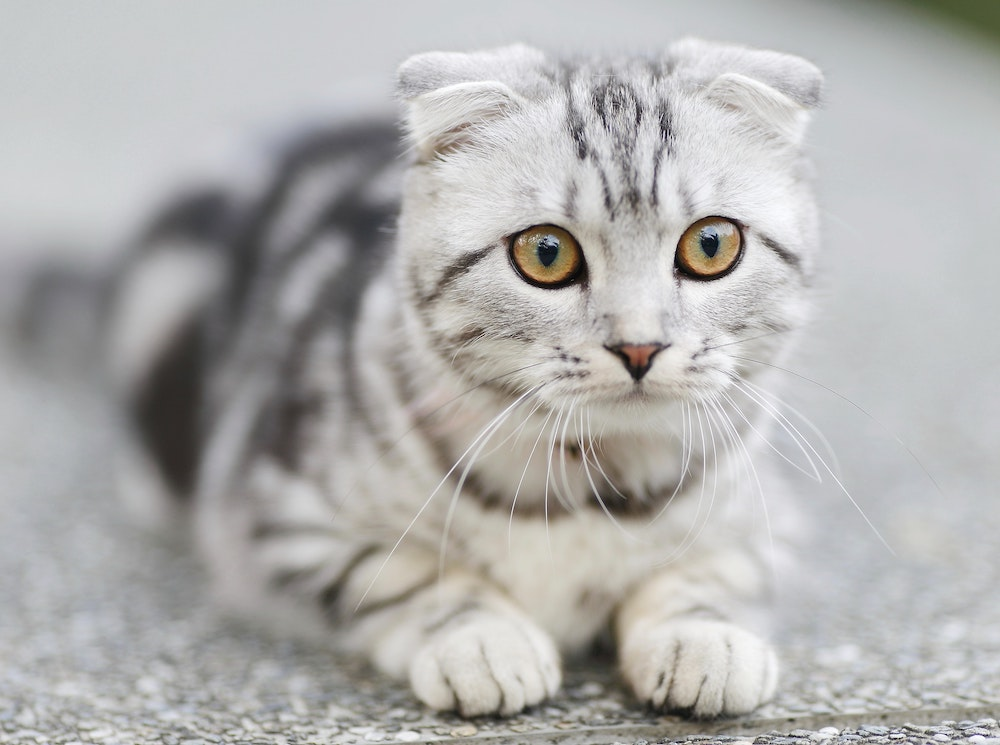
#> input picture Day1/images/cat1.jpg, 1000 x 745 px, found by its file name
$ python day4_geometric_transform.py
#> lines starting #> are read from the running program, lines starting #| are printed output that depends on the picture
"""
OpenCV 28天学习计划 — Day4：基础几何变换

【项目介绍】
本项目是 OpenCV 28 天系统学习计划，按天练习工业视觉常用技能。
Day4 学习目标：掌握图像缩放与翻转，灵活调整图像尺寸与画面方向。

【重点算子】

1. cv2.resize(src, dsize, fx, fy, interpolation)
   功能：调整图像尺寸（放大或缩小）
   参数：
     - src (ndarray)：输入图像
     - dsize (tuple，可选)：目标尺寸 (宽, 高)；设为 None 时配合 fx/fy 使用
     - fx (float，可选)：水平缩放比例，>1 放大，0~1 缩小
     - fy (float，可选)：垂直缩放比例
     - interpolation (int，可选)：插值方式，常用取值：
         cv2.INTER_LINEAR  — 双线性插值（默认，速度较快）
         cv2.INTER_AREA    — 区域插值（缩小图像时效果较好）
         cv2.INTER_CUBIC   — 双三次插值（放大时较平滑，速度较慢）
         cv2.INTER_NEAREST — 最近邻插值（速度最快，易有锯齿）
   返回值：缩放后的 ndarray

2. cv2.flip(src, flipCode)
   功能：沿水平或垂直方向翻转图像（镜像）
   参数：
     - src (ndarray)：输入图像
     - flipCode (int)：翻转方式，取值：
         0  — 沿 x 轴翻转（上下镜像）
         1  — 沿 y 轴翻转（左右镜像）
         -1 — 同时水平和垂直翻转（等价旋转 180°）
   返回值：翻转后的 ndarray
"""

import os

import cv2

# 当前脚本所在目录，用于拼接相对路径
SCRIPT_DIR = os.path.dirname(os.path.abspath(__file__))
# 输入图片路径
PATH_IMG = os.path.join(SCRIPT_DIR, "images", "cat1.jpg")
# 缩放结果保存路径
PATH_RESIZE_OUT = os.path.join(SCRIPT_DIR, "output", "day4_resized.jpg")
# 左右镜像保存路径
PATH_FLIP_H_OUT = os.path.join(SCRIPT_DIR, "output", "day4_flip_horizontal.jpg")
# 上下镜像保存路径
PATH_FLIP_V_OUT = os.path.join(SCRIPT_DIR, "output", "day4_flip_vertical.jpg")

# 缩放比例（宽、高均缩小为原来的 50%）
RESIZE_SCALE = 0.5

# 读取本地图片（cv2.imread）
img = cv2.imread(PATH_IMG)
#> img is the input picture: shape (745, 1000, 3); mean B, G, R 174.3, 175.6, 176.4

# 按比例缩放，缩小图像使用 INTER_AREA 插值（cv2.resize）
img_resized = cv2.resize(img, None, fx=RESIZE_SCALE, fy=RESIZE_SCALE,
                         interpolation=cv2.INTER_AREA)
print(f"缩放：{img.shape[:2]} -> {img_resized.shape[:2]}")
#| 缩放：(745, 1000) -> (372, 500)

# 左右镜像（cv2.flip，flipCode=1）
img_flip_h = cv2.flip(img, 1)
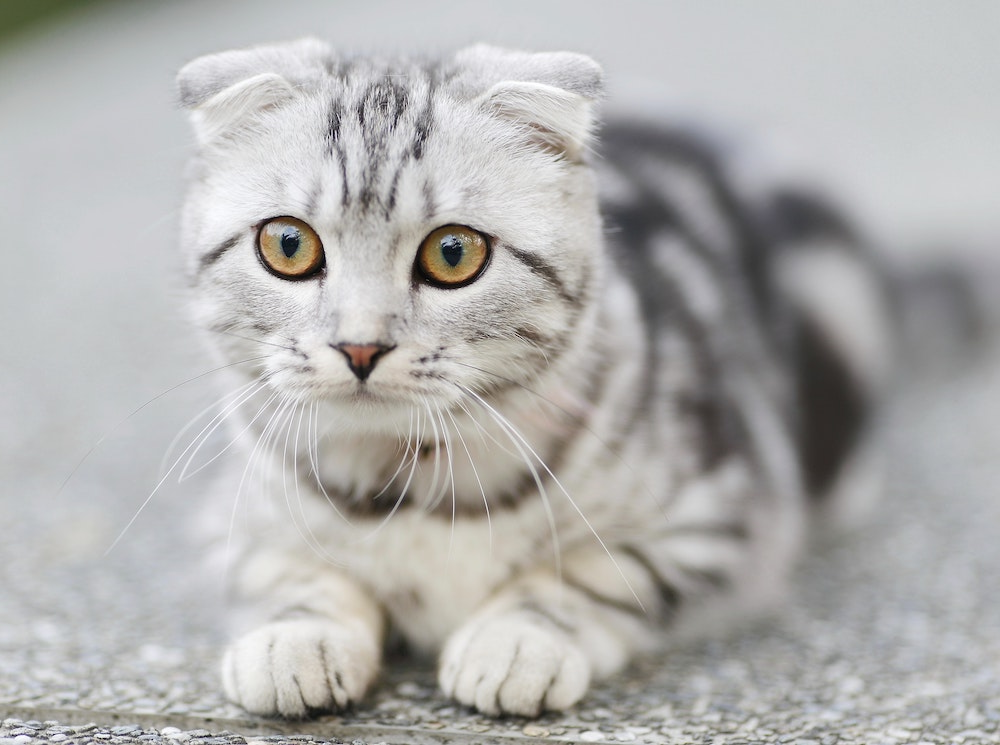
#> img_flip_h: shape (745, 1000, 3); mean B, G, R 174.3, 175.6, 176.4

# 上下镜像（cv2.flip，flipCode=0）
img_flip_v = cv2.flip(img, 0)
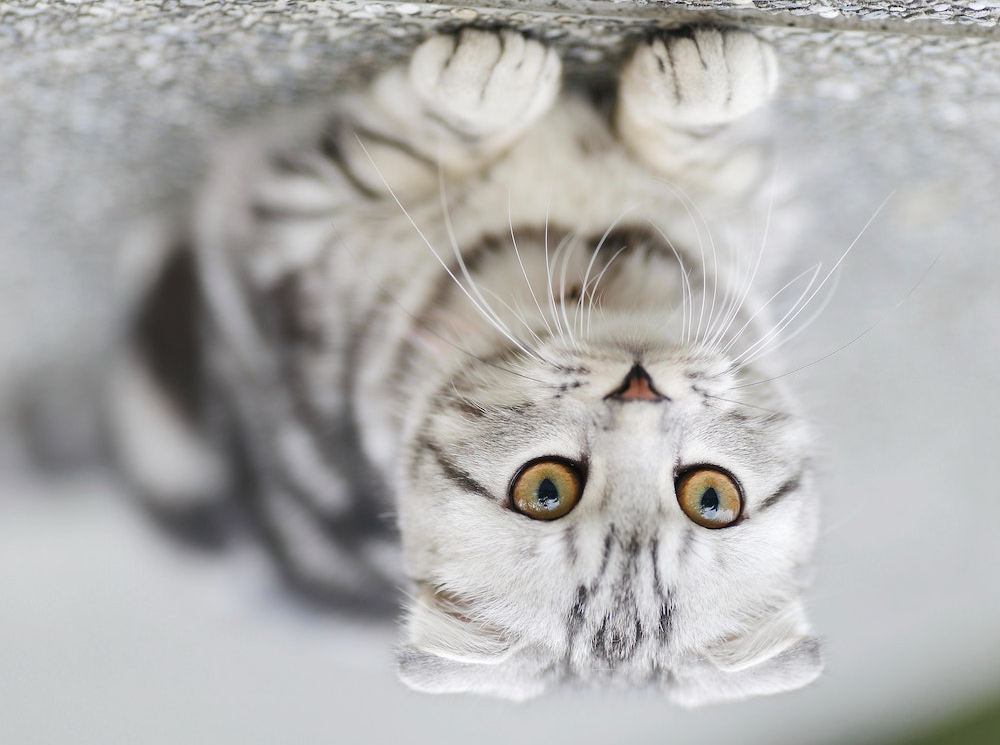
#> img_flip_v: shape (745, 1000, 3); mean B, G, R 174.3, 175.6, 176.4

# 确保 output 目录存在并保存结果（cv2.imwrite）
os.makedirs(os.path.join(SCRIPT_DIR, "output"), exist_ok=True)
cv2.imwrite(PATH_RESIZE_OUT, img_resized)
cv2.imwrite(PATH_FLIP_H_OUT, img_flip_h)
cv2.imwrite(PATH_FLIP_V_OUT, img_flip_v)

# 显示原图、缩放图与翻转结果，按任意键关闭（imshow / waitKey / destroyAllWindows）
cv2.imshow("Original", img)
cv2.imshow("Resized", img_resized)
cv2.imshow("Flip Horizontal", img_flip_h)
cv2.imshow("Flip Vertical", img_flip_v)
cv2.waitKey(0)
cv2.destroyAllWindows()

print(f"缩放图已保存：{PATH_RESIZE_OUT}")
print(f"左右镜像已保存：{PATH_FLIP_H_OUT}")
print(f"上下镜像已保存：{PATH_FLIP_V_OUT}")

$ run again, with Day4/images/dog.jpg copied over Day1/images/cat1.jpg
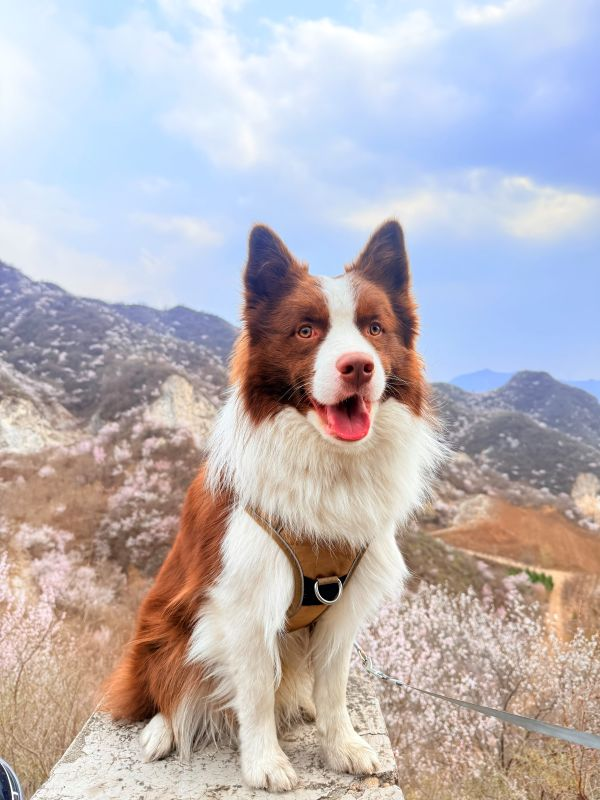
#> input picture Day4/images/dog.jpg, 600 x 800 px, found by its file name
#> img is the input picture: shape (800, 600, 3); mean B, G, R 184.3, 180.1, 186.7
#| 缩放：(800, 600) -> (400, 300)
#> `img_flip_h = cv2.flip(img, 1)`:
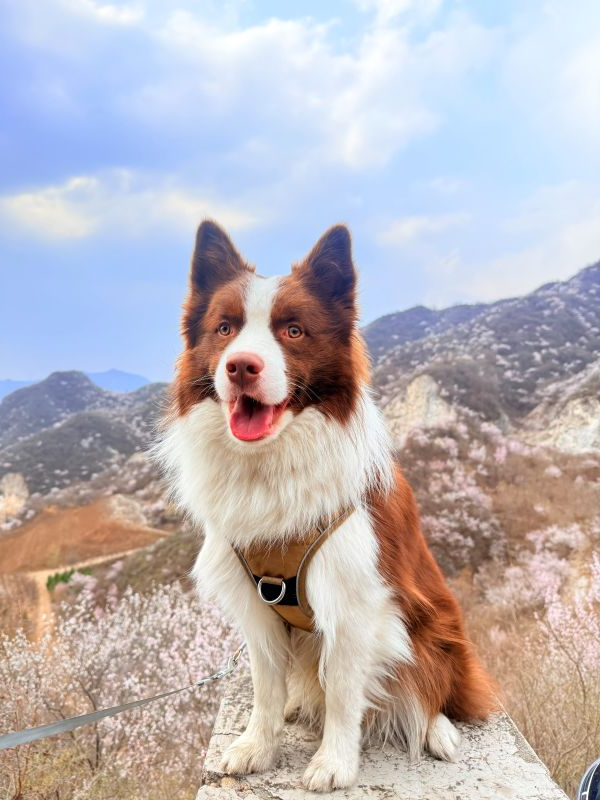
#> img_flip_h: shape (800, 600, 3); mean B, G, R 184.3, 180.1, 186.7
#> `img_flip_v = cv2.flip(img, 0)`:
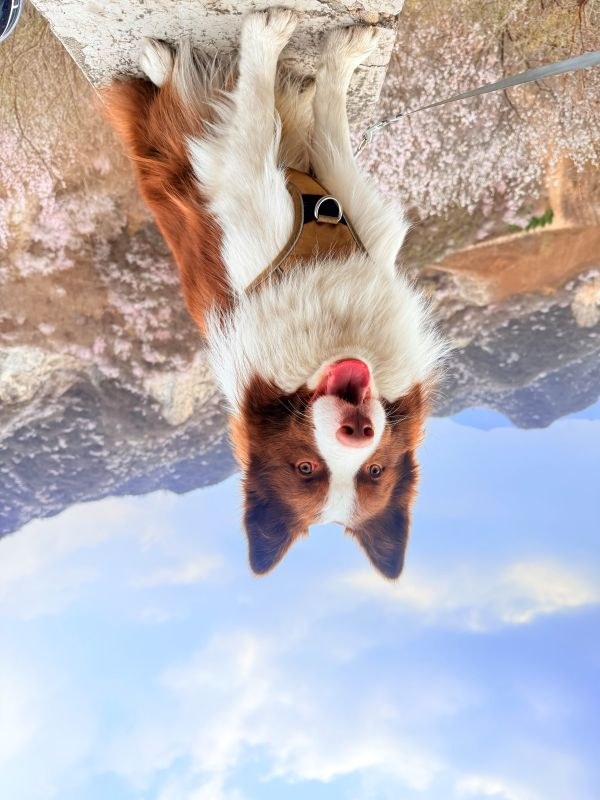
#> img_flip_v: shape (800, 600, 3); mean B, G, R 184.3, 180.1, 186.7
